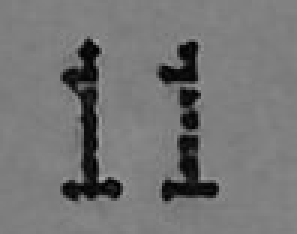
#> input picture tools/reader/real/s01_032.png, 99 x 78 px (shown 3 times larger)
$ python -i segment.py   (imports and definitions only)
#> lines starting #> are read from the running program, lines starting #| are printed output that depends on the picture; after the words box and inside, x2 and y2 are one past the last pixel; in counts of white or black regions, pixels touching at a corner belong together
#> further down, picture is the input picture: shape (78, 99, 3); min 2, max 166, mean 116.5
"""Finds text segments (pieces of printed lines) on a photo of a range printout.
Prototype for the trained reader; the same steps are ported to the apps."""
import sys, json
import numpy as np, cv2

def load(path, long_side=1600):
    im = cv2.imread(path, cv2.IMREAD_COLOR)
    k = long_side / max(im.shape[:2])
    if k < 1: im = cv2.resize(im, None, fx=k, fy=k, interpolation=cv2.INTER_AREA)
    return im

def ink(im):
    g = cv2.cvtColor(im, cv2.COLOR_BGR2GRAY).astype(np.float32)
    bg = cv2.dilate(g, np.ones((21, 21), np.uint8))
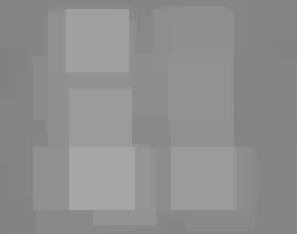
#> bg: shape (78, 99) float32 (shown 3 times larger); min 129, max 166, mean 142.9
    bg = cv2.blur(bg, (21, 21))
    d = (bg - g) / np.maximum(bg, 40)          # relative darkness against the local paper
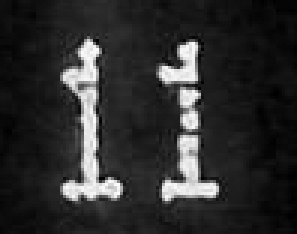
#> d: shape (78, 99) float32 (shown 3 times larger); min 0, max 0.988, mean 0.179
    d[bg < 90] = 0                              # dark table / shadows: no paper there
    return d

def segments(im, dbg=None):
    d = ink(im)
    # local threshold: faint thermal print next to dark sideways text still counts
    loc = cv2.blur(cv2.dilate(d, np.ones((41, 41), np.uint8)), (41, 41))
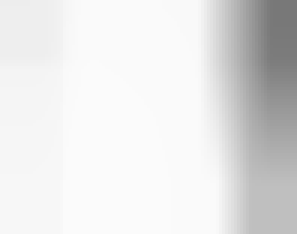
#> loc: shape (78, 99) float32 (shown 3 times larger); min 0.473, max 0.988, mean 0.899
    noise = float(np.percentile(d[d > 0], 90)) if (d > 0).any() else 0.05
#> noise = 0.477
    m = ((d > max(0.07, 1.4 * noise)) & (d > 0.45 * loc)).astype(np.uint8)
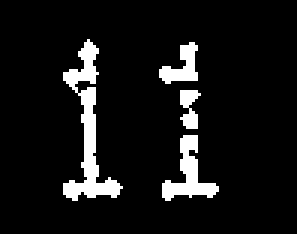
#> m: shape (78, 99) (shown 3 times larger); values 0 (black) and 1 (white), 8.3% white; 4 white regions, box (x1, y1, x2, y2) and area: (21, 13, 41, 67) 326, (54, 45, 73, 67) 165, (53, 14, 66, 28) 94, (60, 30, 67, 43) 58
    n, lab, st, _ = cv2.connectedComponentsWithStats(m, 8)
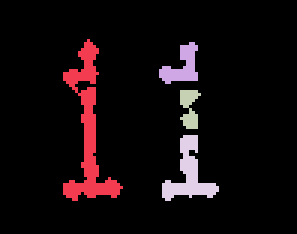
#> lab: shape (78, 99) int32 (shown 3 times larger); 5 distinct labels, from 0 to 4; one colour per label, 0 black
#> n = 5; st = [[0, 0, 99, 78, 7079], [21, 13, 20, 54, 326], [53, 14, 13, 14, 94], [60, 30, 7, 13, 58], [54, 45, 19, 22, 165]]
    # drop big blobs (edges, pens, shadows)
    big = np.where((st[:, 3] > 60) | (st[:, 2] > 80))[0]
#> big = [0]
    big = big[big > 0]
#> big = empty array
    m[np.isin(lab, big)] = 0
    # character height: fuse dots, look at component heights
    f = cv2.morphologyEx(m, cv2.MORPH_CLOSE, np.ones((3, 3), np.uint8))
#> f: shape (78, 99); values 0 (black) and 1 (white), 8.8% white; 3 white regions, box (x1, y1, x2, y2) and area: (21, 13, 41, 67) 342, (54, 30, 73, 67) 244, (53, 14, 66, 28) 96
    n, lab, st, _ = cv2.connectedComponentsWithStats(f, 8)
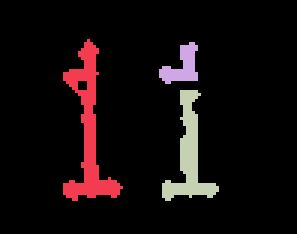
#> lab: shape (78, 99) int32 (shown 3 times larger); 4 distinct labels, from 0 to 3; one colour per label, 0 black
#> n = 4; st = [[0, 0, 99, 78, 7040], [21, 13, 20, 54, 342], [53, 14, 13, 14, 96], [54, 30, 19, 37, 244]]
    mass = np.bincount(lab.ravel(), weights=d.ravel(), minlength=n)
#> mass = [797.3, 294.7, 85.75, 204.3]
    ok = [i for i in range(1, n) if 8 <= st[i, 3] <= 70 and st[i, 4] > 15]
#> ok = [1, 2, 3]
    if ok:   # height of the components carrying most ink (paper texture has little)
        hs = np.array([st[i, 3] for i in ok], float); ws = np.array([mass[i] for i in ok])
#> after `hs = np.array([st[i, 3] for i in ok], float)`: hs = [54, 14, 37]
#> after `ws = np.array([mass[i] for i in ok])`: ws = [294.7, 85.75, 204.3]
        o = np.argsort(hs); c = np.cumsum(ws[o]); ch = float(hs[o][np.searchsorted(c, c[-1] / 2)])
#> after `o = np.argsort(hs)`: o = [1, 2, 0]
#> after `c = np.cumsum(ws[o])`: c = [85.75, 290.1, 584.8]
#> after `ch = float(hs[o][np.searchsorted(c, c[-1] / 2)])`: ch = 54
    else: ch = 16.0
    # merge characters of a line piece
    kx = max(3, int(ch * 0.9)); ky = max(1, int(ch * 0.15))
#> after `kx = max(3, int(ch * 0.9))`: kx = 48
#> after `ky = max(1, int(ch * 0.15))`: ky = 8
    g = cv2.dilate(f, np.ones((2 * ky + 1, kx), np.uint8))
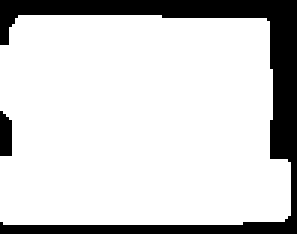
#> g: shape (78, 99) (shown 3 times larger); values 0 (black) and 1 (white), 81.9% white; 2 black regions, box (x1, y1, x2, y2) and area: (0, 0, 99, 78) 1347, (0, 37, 4, 52) 54
    n, lab, st, _ = cv2.connectedComponentsWithStats(g, 8)
#> n = 2; st = [[0, 0, 99, 78, 1401], [0, 5, 97, 70, 6321]]
    out = []
    extra = []
    items = [tuple(st[i][:4]) for i in range(1, n)]
#> items = [(0, 5, 97, 70)]
    while items or extra:
        if not items: items, extra = extra, []
        x, y, w, h = items.pop()
        boxes = [(y, h)]
        # split at wide horizontal gaps (copies side by side, noise bridges)
        colp = f[y:y + h, x:x + w].sum(0) > 0
        parts, start, gap = [], None, 0
        for k, v in enumerate(list(colp) + [False] * int(ch * 2)):
            if v:
                if start is None: start = k
                gap = 0; end = k
            elif start is not None:
                gap += 1
                if gap > ch * 1.3: parts.append((start, end + 1)); start = None
        if len(parts) > 1:
            for a, b in parts:
                rows = np.where(f[y:y + h, x + a:x + b].sum(1) > 0)[0]
                extra.append((x + a, y + rows[0], b - a, rows[-1] - rows[0] + 1))
            continue
        if h > ch * 1.5:   # text row and dashed underline (or two rows) merged: split at empty rows
            prof = f[y:y + h, x:x + w].sum(1)
            on = prof > max(1, prof.max() * 0.04)
            boxes, start = [], None
            for k, v in enumerate(list(on) + [False]):
                if v and start is None: start = k
                if not v and start is not None: boxes.append((y + start, k - start)); start = None
        for yy, hh in boxes:
            if hh < ch * 0.55 or hh > ch * 2.2 or w < ch * 0.4: continue
            if f[yy:yy + hh, x:x + w].sum() < ch * 2: continue
            out.append((int(x), int(yy), int(w), int(hh)))
#> this loop made 1 pass
#> (x, y, w, h) on pass 1: (0, 5, 97, 70)
#> after the loop, extra = []; items = []; out = [(0, 5, 97, 70)]
    if dbg is not None:
        v = im.copy()
        for x, y, w, h in out: cv2.rectangle(v, (x, y), (x + w, y + h), (0, 0, 255), 1)
        cv2.imwrite(dbg, v)
    return ch, out

# [5 lines not run here, left out]

>>> import cv2
>>> picture = cv2.imread('real/s01_032.png')
>>> result = segments(picture)
#> result = (54, [(0, 5, 97, 70)])

$ run again, on tools/reader/real/s01_104.png
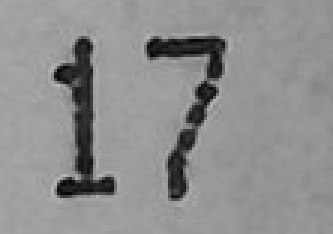
#> input picture tools/reader/real/s01_104.png, 111 x 78 px (shown 3 times larger)
#> picture is the input picture: shape (78, 111, 3); min 4, max 188, mean 142.7
#> noise = 0.395
#> m: shape (78, 111); values 0 (black) and 1 (white), 8.9% white; 4 white regions, box (x1, y1, x2, y2) and area: (18, 13, 38, 66) 397, (49, 12, 75, 26) 181, (56, 43, 65, 67) 118, (62, 27, 73, 42) 72
#> in segments, `n, lab, st, _ = cv2.connectedComponentsWithStats(m, 8)`: n = 5; st = [[0, 0, 111, 78, 7890], [18, 13, 20, 53, 397], [49, 12, 26, 14, 181], [62, 27, 11, 15, 72], [56, 43, 9, 24, 118]]
#> in segments, `big = np.where((st[:, 3] > 60) | (st[:, 2] > 80))[0]`: big = [0]
#> in segments, `big = big[big > 0]`: big = empty array
#> f: shape (78, 111); values 0 (black) and 1 (white), 9.3% white; 2 white regions, box (x1, y1, x2, y2) and area: (18, 13, 38, 66) 419, (49, 12, 75, 67) 386
#> in segments, `n, lab, st, _ = cv2.connectedComponentsWithStats(f, 8)`:
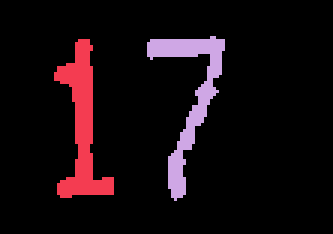
#> lab: shape (78, 111) int32 (shown 3 times larger); 3 distinct labels, from 0 to 2; one colour per label, 0 black
#> in segments, `n, lab, st, _ = cv2.connectedComponentsWithStats(f, 8)`: n = 3; st = [[0, 0, 111, 78, 7853], [18, 13, 20, 53, 419], [49, 12, 26, 55, 386]]
#> mass = [741.5, 314.5, 296]
#> ok = [1, 2]
#> hs = [53, 55]
#> ws = [314.5, 296]
#> o = [0, 1]
#> c = [314.5, 610.6]
#> ch = 53
#> kx = 47
#> ky = 7
#> in segments, `g = cv2.dilate(f, np.ones((2 * ky + 1, kx), np.uint8))`:
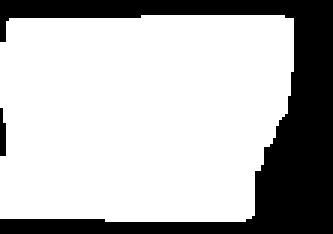
#> g: shape (78, 111) (shown 3 times larger); values 0 (black) and 1 (white), 72.1% white; 2 black regions, box (x1, y1, x2, y2) and area: (0, 0, 111, 78) 2388, (0, 36, 2, 52) 27
#> in segments, `n, lab, st, _ = cv2.connectedComponentsWithStats(g, 8)`: n = 2; st = [[0, 0, 111, 78, 2415], [0, 5, 98, 69, 6243]]
#> in segments, `items = [tuple(st[i][:4]) for i in range(1, n)]`: items = [(0, 5, 98, 69)]
#> the loop in segments, `while items or extra:` made 1 pass
#> (x, y, w, h) on pass 1: (0, 5, 98, 69)
#> after the loop in segments, `while items or extra:`: extra = []; out = [(0, 5, 98, 69)]
#> result = (53, [(0, 5, 98, 69)])

$ run again, on tools/reader/real/s03_007.png
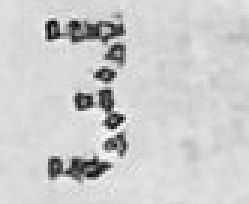
#> input picture tools/reader/real/s03_007.png, 83 x 68 px (shown 3 times larger)
#> picture is the input picture: shape (68, 83, 3); min 9, max 254, mean 204.3
#> noise = 0.224
#> m: shape (68, 83); values 0 (black) and 1 (white), 7.3% white; 8 white regions (1 under 20 px), largest, box (x1, y1, x2, y2) and area: (15, 7, 42, 14) 122, (16, 52, 37, 60) 110, (33, 30, 42, 43) 59
#> in segments, `n, lab, st, _ = cv2.connectedComponentsWithStats(m, 8)`: n = 9; st = [[0, 0, 83, 68, 5231], [39, 5, 1, 1, 1], [15, 7, 27, 7, 122], [35, 15, 7, 7, 29], [31, 22, 8, 6, 26], [25, 31, 6, 6, 32], [33, 30, 9, 13, 59], [35, 44, 8, 8, 34], [16, 52, 21, 8, 110]]
#> in segments, `big = np.where((st[:, 3] > 60) | (st[:, 2] > 80))[0]`: big = [0]
#> in segments, `big = big[big > 0]`: big = empty array
#> f: shape (68, 83); values 0 (black) and 1 (white), 8.4% white; 3 white regions, box (x1, y1, x2, y2) and area: (15, 5, 42, 22) 188, (25, 22, 43, 52) 170, (16, 52, 37, 60) 116
#> in segments, `n, lab, st, _ = cv2.connectedComponentsWithStats(f, 8)`:
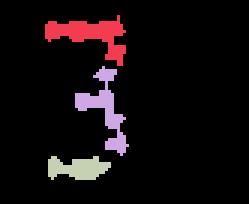
#> lab: shape (68, 83) int32 (shown 3 times larger); 4 distinct labels, from 0 to 3; one colour per label, 0 black
#> in segments, `n, lab, st, _ = cv2.connectedComponentsWithStats(f, 8)`: n = 4; st = [[0, 0, 83, 68, 5170], [15, 5, 27, 17, 188], [25, 22, 18, 30, 170], [16, 52, 21, 8, 116]]
#> mass = [416.2, 109.6, 106, 74.96]
#> ok = [1, 2, 3]
#> hs = [17, 30, 8]
#> ws = [109.6, 106, 74.96]
#> o = [2, 0, 1]
#> c = [74.96, 184.6, 290.6]
#> ch = 17
#> kx = 15
#> ky = 2
#> in segments, `g = cv2.dilate(f, np.ones((2 * ky + 1, kx), np.uint8))`:
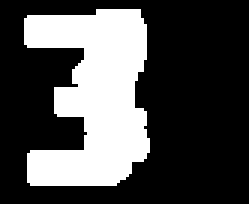
#> g: shape (68, 83) (shown 3 times larger); values 0 (black) and 1 (white), 30% white; 1 white region, box (x1, y1, x2, y2) and area: (8, 3, 50, 62) 1694
#> in segments, `n, lab, st, _ = cv2.connectedComponentsWithStats(g, 8)`: st = [[0, 0, 83, 68, 3950], [8, 3, 42, 59, 1694]]
#> in segments, `items = [tuple(st[i][:4]) for i in range(1, n)]`: items = [(8, 3, 42, 59)]
#> the loop in segments, `while items or extra:` made 1 pass
#> (x, y, w, h) on pass 1: (8, 3, 42, 59)
#> after the loop in segments, `while items or extra:`: extra = []; out = [(8, 7, 42, 15), (8, 30, 42, 13)]
#> result = (17, [(8, 7, 42, 15), (8, 30, 42, 13)])

$ run again, on tools/reader/real/s03_065.png
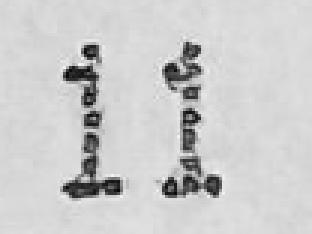
#> input picture tools/reader/real/s03_065.png, 104 x 78 px (shown 3 times larger)
#> picture is the input picture: shape (78, 104, 3); min 7, max 248, mean 203.6
#> noise = 0.212
#> m: shape (78, 104); values 0 (black) and 1 (white), 7.3% white; 9 white regions, largest, box (x1, y1, x2, y2) and area: (21, 44, 41, 66) 160, (54, 58, 74, 66) 97, (54, 14, 67, 30) 94
#> in segments, `n, lab, st, _ = cv2.connectedComponentsWithStats(m, 8)`: n = 10; st = [[0, 0, 104, 78, 7516], [27, 15, 7, 6, 27], [54, 14, 13, 16, 94], [21, 21, 12, 15, 86], [61, 29, 6, 4, 21], [28, 37, 6, 6, 26], [60, 36, 7, 15, 56], [21, 44, 20, 22, 160], [60, 52, 7, 7, 29], [54, 58, 20, 8, 97]]
#> in segments, `big = np.where((st[:, 3] > 60) | (st[:, 2] > 80))[0]`: big = [0]
#> in segments, `big = big[big > 0]`: big = empty array
#> f: shape (78, 104); values 0 (black) and 1 (white), 8.6% white; 3 white regions, box (x1, y1, x2, y2) and area: (21, 15, 41, 66) 342, (54, 36, 74, 66) 213, (54, 14, 67, 33) 143
#> in segments, `n, lab, st, _ = cv2.connectedComponentsWithStats(f, 8)`: n = 4; st = [[0, 0, 104, 78, 7414], [21, 15, 20, 51, 342], [54, 14, 13, 19, 143], [54, 36, 20, 30, 213]]
#> mass = [519.8, 225, 83.64, 134.6]
#> ok = [1, 2, 3]
#> hs = [51, 19, 30]
#> ws = [225, 83.64, 134.6]
#> o = [1, 2, 0]
#> c = [83.64, 218.3, 443.3]
#> ch = 51
#> kx = 45
#> ky = 7
#> in segments, `g = cv2.dilate(f, np.ones((2 * ky + 1, kx), np.uint8))`:
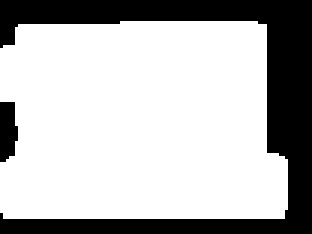
#> g: shape (78, 104) (shown 3 times larger); values 0 (black) and 1 (white), 72% white; 2 black regions, box (x1, y1, x2, y2) and area: (0, 0, 104, 78) 2173, (0, 34, 6, 54) 100
#> in segments, `n, lab, st, _ = cv2.connectedComponentsWithStats(g, 8)`: n = 2; st = [[0, 0, 104, 78, 2273], [0, 7, 96, 66, 5839]]
#> in segments, `items = [tuple(st[i][:4]) for i in range(1, n)]`: items = [(0, 7, 96, 66)]
#> the loop in segments, `while items or extra:` made 1 pass
#> (x, y, w, h) on pass 1: (0, 7, 96, 66)
#> after the loop in segments, `while items or extra:`: extra = []; out = [(0, 7, 96, 66)]
#> result = (51, [(0, 7, 96, 66)])
